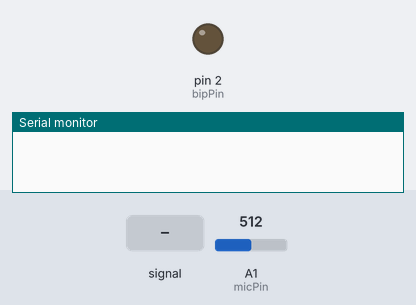
A sketch run on a simulated Arduino Uno, built with avr-gcc and run on an emulated ATmega328P. Shown: output pins drawn as LEDs (lit = HIGH), the last lines printed to the serial monitor. Dashed ring = blinking. The test bench sets the inputs (shaded band); at power-on: A1 (micPin) = 512.

Above: at 1.2 s.
1.3 s: A1 (micPin) fed a 200 Hz sine of ±81 counts around its level
At 3.1 s:
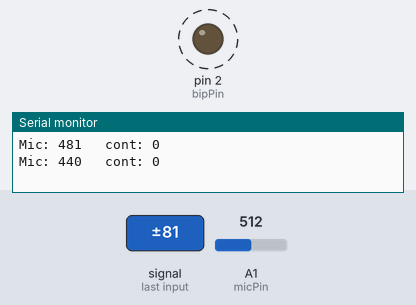
4.3 s: A1 (micPin) set to 716
At 4.8 s:
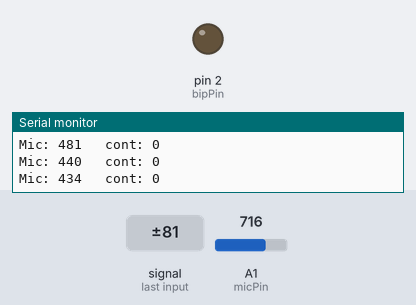
5.8 s: A1 (micPin) set to 511
8.0 s: A1 (micPin) set to 483
At 9.8 s:
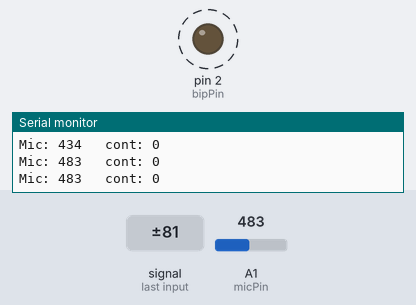
11.0 s: A1 (micPin) set to 510
At 12.2 s:
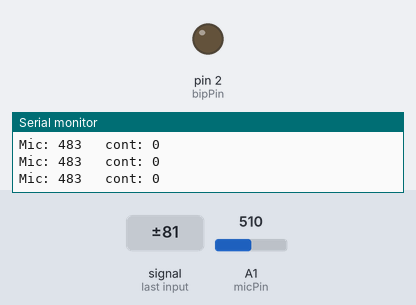
Timing chart, 0 to 13.5 s (numbered marks = the images above; inputs shaded):
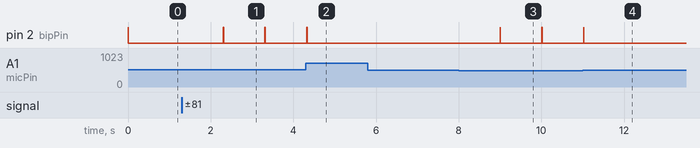

Measured:
- the behaviour switches between 501 and 500 on A1 (micPin) (found by bisection; images 2 and 3)
- after the input at 1.3 s, pin 2 (bipPin): alternates HIGH for 0.01 s and LOW for 1.0 s, starting after 1.0 s
- after the input at 4.3 s, pin 2 (bipPin): goes on until 4.3 s, then stays LOW
- after the input at 5.8 s, every drawn part: stays the same
- after the input at 8.0 s, pin 2 (bipPin): alternates HIGH for 0.01 s and LOW for 1.0 s, starting after 1.0 s
- after the input at 11.0 s, pin 2 (bipPin): goes on until 11.0 s, then stays LOW

The sketch:

Sonar_v1_1.ino
```cpp
int sensorPin = A0;    // select the input pin for the potentiometer
int micPin = A1;    // select the input pin for the potentiometer
int bipPin = 2;      // select the pin for the LED
int sensorValue = 0;  // variable to store the value coming from the sensor
int micValue = 0;  // variable to store the value coming from the sensor
int cont=0;


void setup() {
  Serial.begin(9600);
  pinMode(bipPin, OUTPUT);
}

void loop() {
  cont=0;
  //sensorValue = analogRead(sensorPin);
  //micValue = analogRead(micPin);

  bip(bipPin);
  while(analogRead(micPin)>500);// espera acabar o bit de inicio
  micValue=analogRead(micPin);
  while(micValue<70)
  {
    micValue=analogRead(micPin);
    cont++;
    if(cont>10000)
      break;
  }
  Serial.print("Mic: ");
  Serial.print(micValue, DEC);
  Serial.print("\t cont: ");
  Serial.println(cont, DEC);
  delay(1000);

  //Serial.print("\t Mic Valor: ");
  //Serial.println(micValue, DEC);
}

// ========= Funções ======================================================
// Descrição: Função aciona um buzzer com oscilador, HIGH o buzzer toca, LOW o buzzer silencia
// Parametros, int valor: tempo em milisegundos que o bip fica desligado, int pino: pino oonde está ligado o buzzer.
// ========================================================================
void bip(int pino)
{
  digitalWrite(pino, HIGH);
  delay(10);
  digitalWrite(pino, LOW);
  //delay(valor);

}
```
